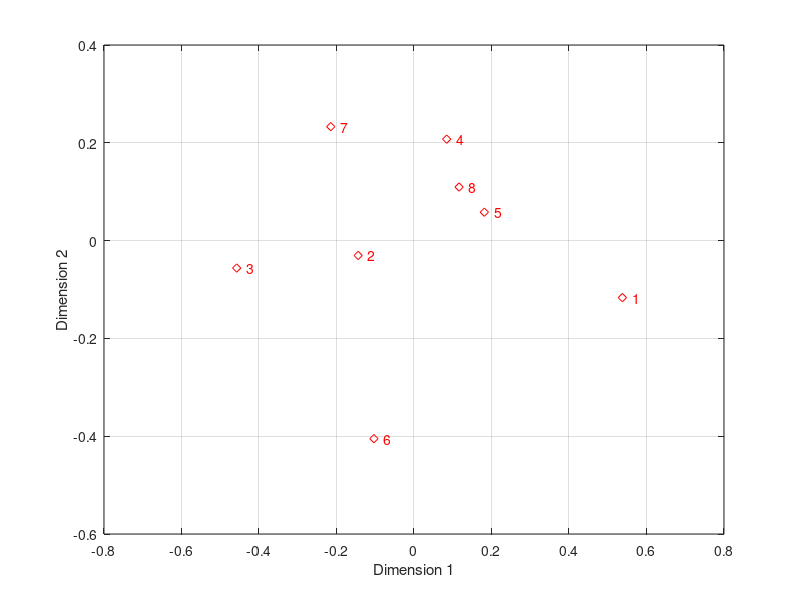

Here is the MATLAB script that generated this plot: (Note: this script raises an error after producing the figure.)
function y = r20160511_learning_multidimensional_space
% function y = r20160511_learning_multidimensional_space
%
% 1. Description:
%
% 2. Stand-alone example:
%
% 3. Additional info:
%       Tested cross-platform: No
%
% Programmed by Alejandro Osses, HTI, TU/e, the Netherlands, 2014-2016
% Created on    : 11/05/2016
% Last update on: 11/05/2016 
% Last use on   : 11/05/2016 
%%%%%%%%%%%%%%%%%%%%%%%%%%%%%%%%%%%%%%%%%%%%%%%%%%%%%%%%%%%%%%%%%%%%%%%%%%%

% http://nl.mathworks.com/help/stats/examples/classical-multidimensional-scaling.html

close all

% X(1,1:8) are the treatments
X = [39.1     18.7;
     40.7     21.2;
     41.5     21.5;
     39.2     21.8;
     38.7     20.6;
     41.7     20.1;
     40.1     22.1;
     39.2     21.6];

% D would be the Similarity score
D = [4.69 6.79 3.50 3.11 4.46 5.57 3.00 ...
          2.10 2.27 2.65 2.36 1.99 1.74 ...
               3.78 4.53 2.83 2.44 3.79 ...
                    1.98 4.35 2.07 0.53 ...
                         3.80 3.31 1.47 ...
                              4.35 3.82 ...
                                   2.57];
                               
D = D/max(D);
squareform(D)

% Y is the resulting multidimensional space ('configuration matrix')
%   - size(Y) = n x p
%   - rows of Y: coordinates of n points in the p-dimensional space
[Y,eigvals] = cmdscale(D);

dim2account = 2;
Yred = Y(:,1:dim2account);

% The best fit would not be used at this moment:
[D,Z] = procrustes(X,Yred); % distance and best fit for multidimensional scaling (only 2D)

% figure;
% plot(X(:,1),X(:,2),'bo',Z(:,1),Z(:,2),'rd');
% labels = num2str((1:8)');
% text(X(:,1)+.05,X(:,2),labels,'Color','b');
% text(Z(:,1)+.05,Z(:,2),labels,'Color','r');
% xlabel('Distance East of Reference Point (Km)');
% ylabel('Distance North of Reference Point (Km)');
% legend({'Spatial Locations','Constructed Genetic Locations'},'Location','SE');

xoffset = 0.025;

figure;
plot( Yred(:,1),Yred(:,2),'rd' ); grid on
labels = num2str((1:8)');
% text(X(:,1)+.05,X(:,2),labels,'Color','b');
text(Yred(:,1)+xoffset,Yred(:,2),labels,'Color','r');
xlabel('Dimension 1');
ylabel('Dimension 2');
% legend({'2D space'},'Location','SE');

pairs = Get_pairwise_combinations(1,8);

for i = 1:size(pairs,1)
    data1 = Yred(pairs(i,1),:);
    data2 = Yred(pairs(i,2),:);
    leg4plot{i} = sprintf('%.0f%.0f',pairs(i,1),pairs(i,2));
    distance(i,1) = il_euclidean_dist( data1,data2 );
end

% idx2plot = 1:7;
idx2plot  = find(pairs(:,2)==8);

figure;
plot(1:length(idx2plot), distance(idx2plot),'bs'); grid on
ha = gca;

set(ha,'XTick',1:length(idx2plot));
set(ha,'XTickLabel',leg4plot(idx2plot));
xlim([0.5 length(idx2plot)+0.5])

ylabel(sprintf('Euclidean distance between \ntreatments (%.0fD-space) ',dim2account))
xlabel('Pair labels')

dist2analyse = distance(idx2plot);
% SRT05 = dist2analyse + [0.2059; 0.1737; 0.0793; 0.2376; 0.0086; 0.1097; 0.0954]; % 0.25*rand(size(dist2analyse));
SRT05 = dist2analyse + 0.35*rand(size(dist2analyse));
SRT09 = dist2analyse + [0.1094; 0.1915; 0.1930; 0.0315; 0.1941; 0.1914; 0.0971]; % 0.2*rand(size(dist2analyse));
SRT10 = dist2analyse + [0.8003; 0.1419; 0.4218; 0.9157; 0.7922; 0.9595; 0.6557]; %1.0*rand(size(dist2analyse));

[r05 p05 l u] = corrcoef(dist2analyse,SRT05);
[r05p pp] = corr(dist2analyse,SRT05,'type','pearson');
rp05 = [r05(1,2) p05(1,2) l(1,2) u(1,2)];

[r09 p09 l u] = corrcoef(dist2analyse,SRT09);
rp09 = [r09(1,2) p09(1,2) l(1,2) u(1,2)];

[r10 p10 l u] = corrcoef(dist2analyse,SRT10);
rp10 = [r10(1,2) p10(1,2) l(1,2) u(1,2)];

xoffset = 0.005;
figure;
plot(dist2analyse-xoffset,SRT05,'x'), hold on, grid on
plot(dist2analyse+xoffset,SRT09,'rs')

dist2ana = round(100*sort(dist2analyse))/100;
set(gca,'XTick',sort(dist2analyse))
set(gca,'XTickLabel',dist2ana)
xlim(minmax(dist2analyse')+[-0.05 +0.05])

[rp05; rp09; rp10]

disp('')

%%%%%%%%%%%%%%%%%%%%%%%%%%%%%%%%%%%%%%%%%%%%%%%%%%%%%%%%%%%%%%%%%%%%%%%%%%%
% end

function d = il_euclidean_dist(x,y)

d = sqrt( sum((x-y).^2) );

